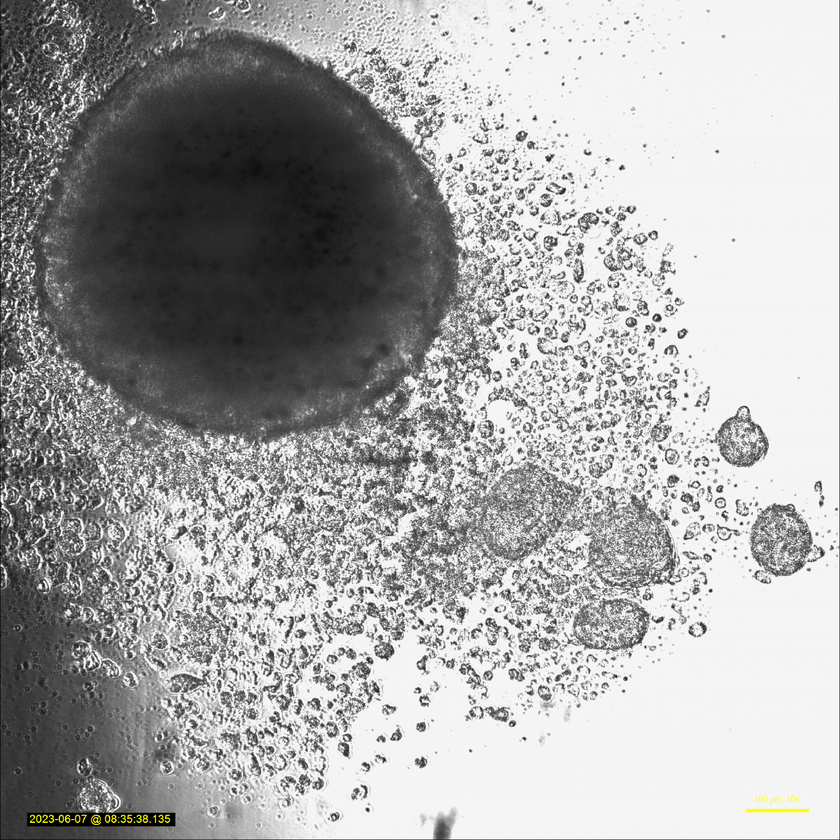
#> input picture pdf2png/E1T0-1.png, 840 x 840 px, shrunk from 3334 x 3334 before the run, found by its file name
$ jupyter execute --allow-errors testOpenCV.ipynb
#> lines starting #> are read from the running program, lines starting #| are printed output that depends on the picture; after the words box and inside, x2 and y2 are one past the last pixel; in counts of white or black regions, pixels touching at a corner belong together
[cell 1]
## OpenCV test

[cell 2]
import cv2
import numpy as np

[cell 3]
img = cv2.imread('pdf2png\E1T0-1.png')
#> img is the input picture: shape (840, 840, 3); mean B, G, R 167, 167.2, 167.2

img = cv2.cvtColor(img, cv2.COLOR_BGR2GRAY)
#> img: shape (840, 840)

ret,thresh = cv2.threshold(img,40,255,cv2.THRESH_BINARY_INV)
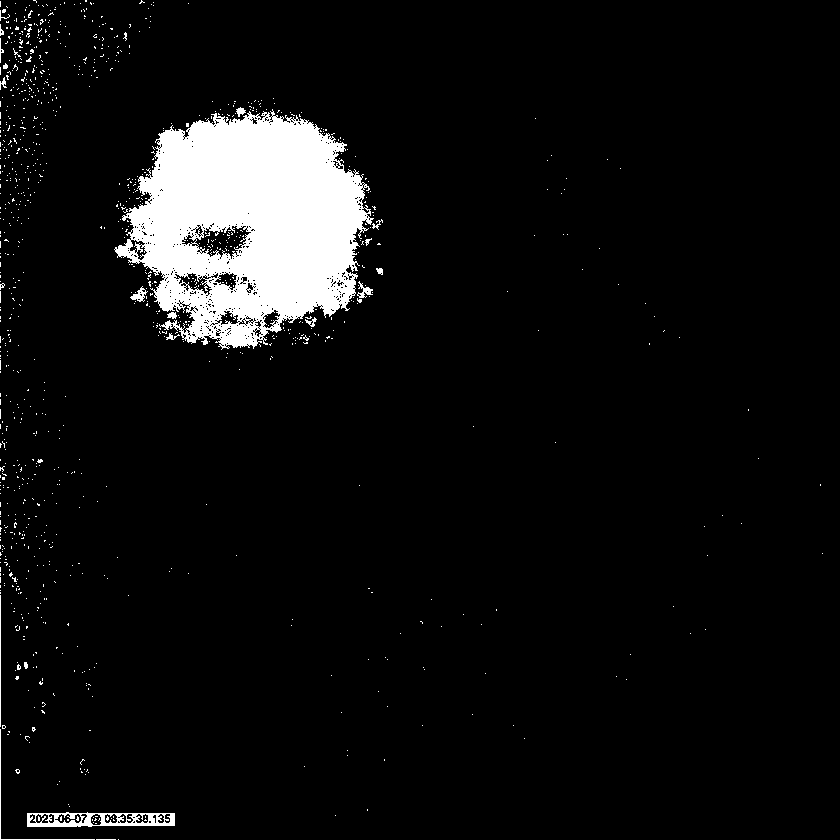
#> thresh: shape (840, 840); 6.2% white; 1054 white regions (1034 under 20 px)

img_thresh=cv2.imwrite("pdf2png/result.png", thresh)
#img_thresh =  cv2.imread('pdf2png/result.png')
cv2.imwrite("pdf2png/result.png", thresh)
#> Out = True

[cell 4]
cv2.countNonZero(thresh)
#> Out = 43984
#T0 - 740770
#T7 - 474771

[cell 5]
cv2.imshow('i',thresh)
cv2.waitKey(0)
cv2.destroyWindow('i')

[cell 6]
contours,hierarchy = cv2.findContours(thresh, cv2.RETR_TREE,cv2.CHAIN_APPROX_SIMPLE)
#> contours = 1702 contours, 1661 with area under 20; largest, box (x1, y1, x2, y2) and area: (114, 109, 374, 350) 41553, (27, 812, 175, 827) 1824, (194, 225, 252, 260) 1125, (174, 272, 213, 296) 370, (214, 272, 238, 291) 234
print("Number of objects detected:", len(contours))
#| Number of objects detected: 1702

[cell 7]
def extent(cnt):
   area = cv2.contourArea(cnt)
   x,y,w,h = cv2.boundingRect(cnt)

   rect_area = w*h
   extent = float(area)
   coord= {"x":x,"y":y,"w":w,"h":h,"area":extent}
   return coord
size = []
dict = {}
# loop over all the contours
for i, cnt in enumerate(contours):
   size.append(extent(cnt))
#> this loop made 1702 passes
#> after the loop, size = 1702 items
   #ext = round(ext, 2)

[cell 8]
size

[cell 9]
def max_area(size):
    max_area = 0
    i_max = 0
    for i in range(0,len(size)):
        max_area_comp=size[i]["area"]
        if max_area_comp > max_area:
            max_area = max_area_comp
            i_max=i
    return max_area,i_max # temos o maior retangulo
max_area(size)
#> the loop in max_area, `for i in range(0,len(size)):` made 1702 passes
#> max_area_comp on passes 4, 790: 1824.5, 41553
#> after the loop in max_area, `for i in range(0,len(size)):`: i_max = 789; max_area = 41553
#> Out = (41553, 789)

[cell 10]
#pegar as coordenadas do maior
def max_coord(m_area,size):
    x_coord=size[m_area[1]]["x"]
    y_coord = size[m_area[1]]["y"]

    return x_coord, y_coord
max_coord(max_area(size),size)
#> the loop in max_area (call 2), `for i in range(0,len(size)):` made 1702 passes
#> in max_coord, `x_coord=size[m_area[1]]["x"]`: x_coord = 114
#> in max_coord, `y_coord = size[m_area[1]]["y"]`: y_coord = 109
#> Out = (114, 109)

[cell 11]
def xy_coord(m_coord,size):
    x_coor = []
    y_coor = []
    for i in size:
        x_coor.append(i["x"]-m_coord[0])
        y_coor.append(i["y"]-m_coord[1])

    return x_coor,y_coor
x_new,y_new=xy_coord(max_coord(max_area(size),size),size)
#> in xy_coord, `x_coor = []`: x_coor = []
#> the loop in xy_coord, `for i in size:` made 1702 passes
#> i on passes 1 to 3: {'x': 118, 'y': 839, 'w': 1, 'h': 1, 'area': 0}, {'x': 96, 'y': 839, 'w': 20, 'h': 1, 'area': 0}, {'x': 335, 'y': 815, 'w': 1, 'h': 1, 'area': 0}
#> after the loop in xy_coord, `for i in size:`: x_coor = 1702 values, max 708 at index 204, min -114 at index 64, mean 48.35; y_coor = 1702 values, max 730 at index 0, min -109 at index 1699, mean 182.4
#> x_new has the same summary as x_coor in xy_coord; y_new has the same summary as y_coor in xy_coord

[cell 12]
n,i=max_area(size)
x=size[i]["x"]
y=size[i]["y"]

w=size[i]["w"]
h=size[i]["h"]
img_retangule=cv2.rectangle(img,(x,y),(x+w,y+h),(255,255,255),5)

dist = np.linalg.norm(np.array((x,y))-np.array((x+w,y+h)))
cv2.imwrite("pdf2png/result_retangule.png",img_retangule)
#> Out = True

[cell 13]
w1=round((w/2)+x)
h1=round((h/2)+y)


center_coordinates = (w1,h1)

# Radius of circle
radius = round(dist/2)

# Blue color in BGR
color = (255,0,255)

# Line thickness of 2 px
thickness = -1

# Using cv2.circle() method
# Draw a circle with blue line borders of thickness of 2 px
image_circle = cv2.circle(img, center_coordinates, radius, color, thickness)
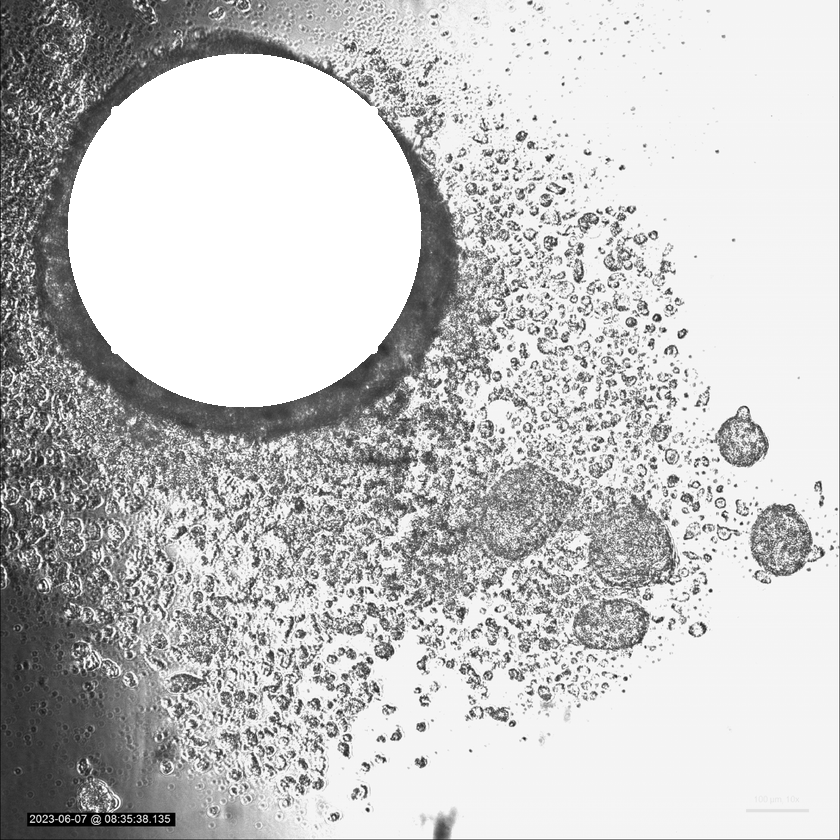
#> image_circle: shape (840, 840); min 0, max 255, mean 196.1
cv2.imwrite("pdf2png/result_circle.png",image_circle)


"""
Displaying the image

img_blank = cv2.imread('pdf2png/blank.png')
img_circle_blank_1 = cv2.circle(img_blank, center_coordinates, radius, color, thickness)
cv2.imwrite("pdf2png/result_circle_blank.png",img_circle_blank_1)
img_circle_blank = cv2.imread('pdf2png\result_circle_blank.png')
img_blank = cv2.imread('pdf2png/result_circle_blank.png')
"""

$ run again, with pdf2png/E10T0-1.png copied over pdf2png/E1T0-1.png
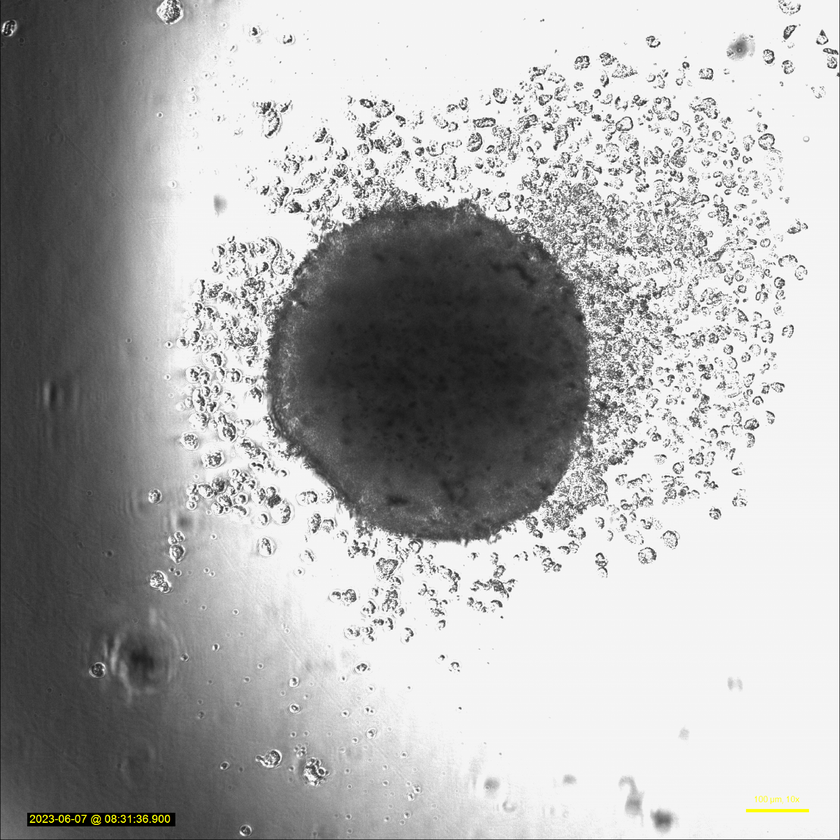
#> input picture pdf2png/E10T0-1.png, 840 x 840 px, shrunk from 3334 x 3334 before the run, found by its file name
#> img is the input picture: shape (840, 840, 3); mean B, G, R 173.6, 173.9, 173.9
#> img: shape (840, 840)
#> `ret,thresh = cv2.threshold(img,40,255,cv2.THRESH_BINARY_INV)`:
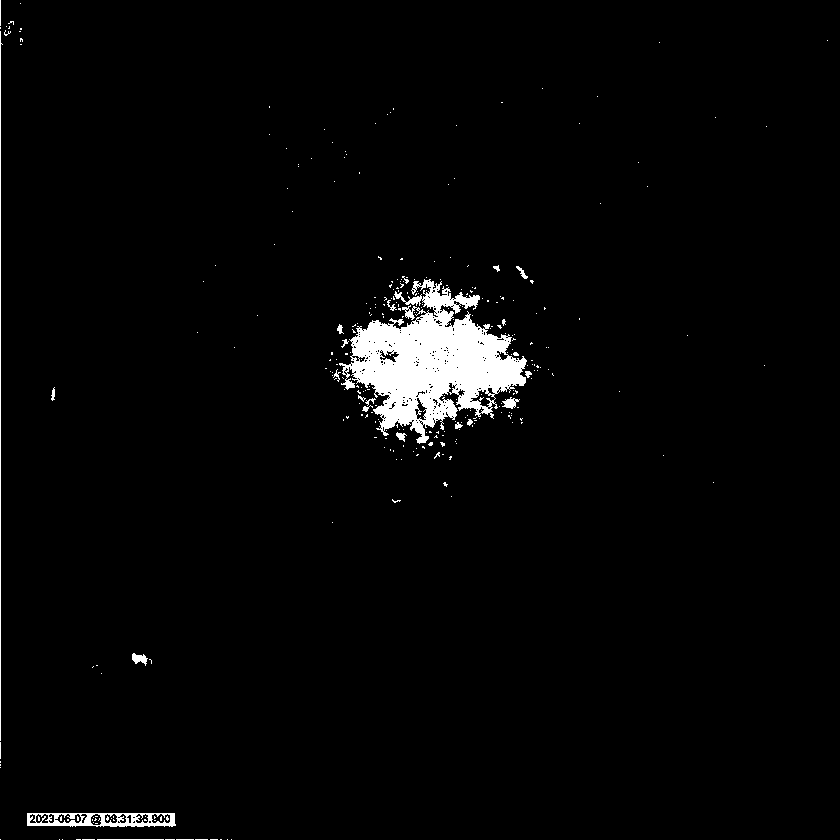
#> thresh: shape (840, 840); 2.6% white; 305 white regions (283 under 20 px)
#> `cv2.imwrite("pdf2png/result.png", thresh)`: Out = True
#> `cv2.countNonZero(thresh)`: Out = 18332
#> contours = 586 contours, 552 with area under 20; largest, box (x1, y1, x2, y2) and area: (339, 279, 527, 444) 14918, (27, 813, 176, 827) 1804, (470, 389, 496, 408) 210, (54, 813, 82, 824) 171, (151, 813, 171, 824) 155
#| Number of objects detected: 586
#> the loop `for i, cnt in enumerate(contours):` made 586 passes
#> after the loop `for i, cnt in enumerate(contours):`: size = 586 items
#> the loop in max_area, `for i in range(0,len(size)):` made 586 passes
#> max_area_comp on passes 14, 264: 1804.5, 14918.5
#> after the loop in max_area, `for i in range(0,len(size)):`: i_max = 263; max_area = 14918.5
#> `max_area(size)`: Out = (14918.5, 263)
#> the loop in max_area (call 2), `for i in range(0,len(size)):` made 586 passes
#> x_coord = 339
#> y_coord = 279
#> `max_coord(max_area(size),size)`: Out = (339, 279)
#> in xy_coord, `x_coor = []`: x_coor = []
#> the loop in xy_coord, `for i in size:` made 586 passes
#> i on passes 1 to 3: {'x': 231, 'y': 839, 'w': 1, 'h': 1, 'area': 0}, {'x': 227, 'y': 839, 'w': 1, 'h': 1, 'area': 0}, {'x': 220, 'y': 839, 'w': 2, 'h': 1, 'area': 0}
#> after the loop in xy_coord, `for i in size:`: x_coor = 586 values, max 488 at index 574, min -339 at index 12, mean 49.04; y_coor = 586 values, max 560 at index 0, min -279 at index 585, mean 108.6
#> x_new has the same summary as x_coor in xy_coord; y_new has the same summary as y_coor in xy_coord
#> `cv2.imwrite("pdf2png/result_retangule.png",img_retangule)`: Out = True
#> `image_circle = cv2.circle(img, center_coordinates, radius, color, thic..`:
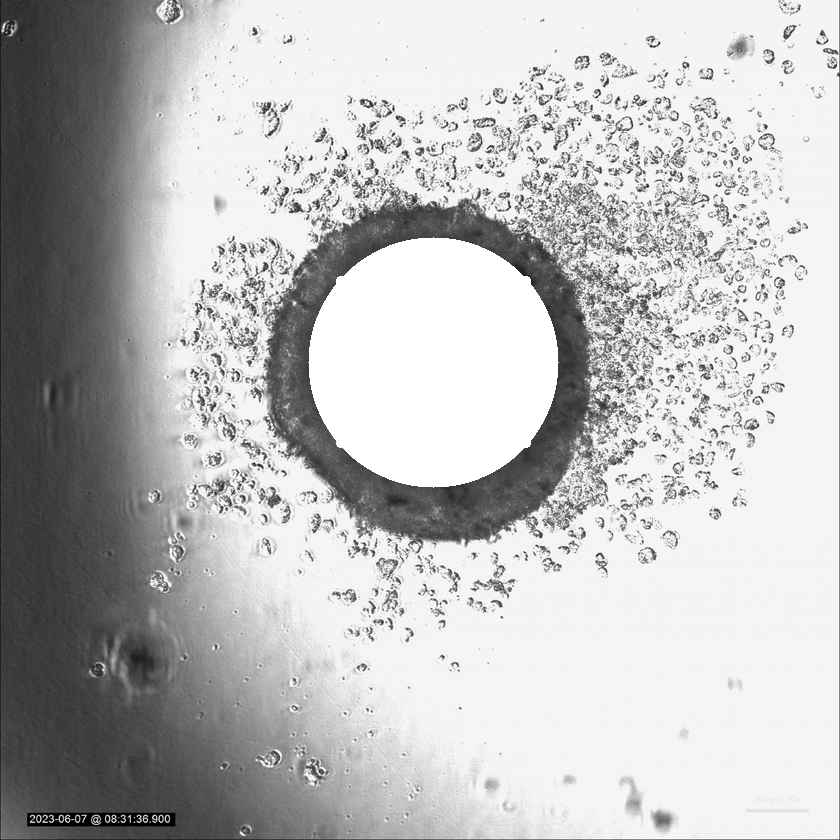
#> image_circle: shape (840, 840); min 0, max 255, mean 188.3

$ run again, with pdf2png/E10T7-1.png copied over pdf2png/E1T0-1.png
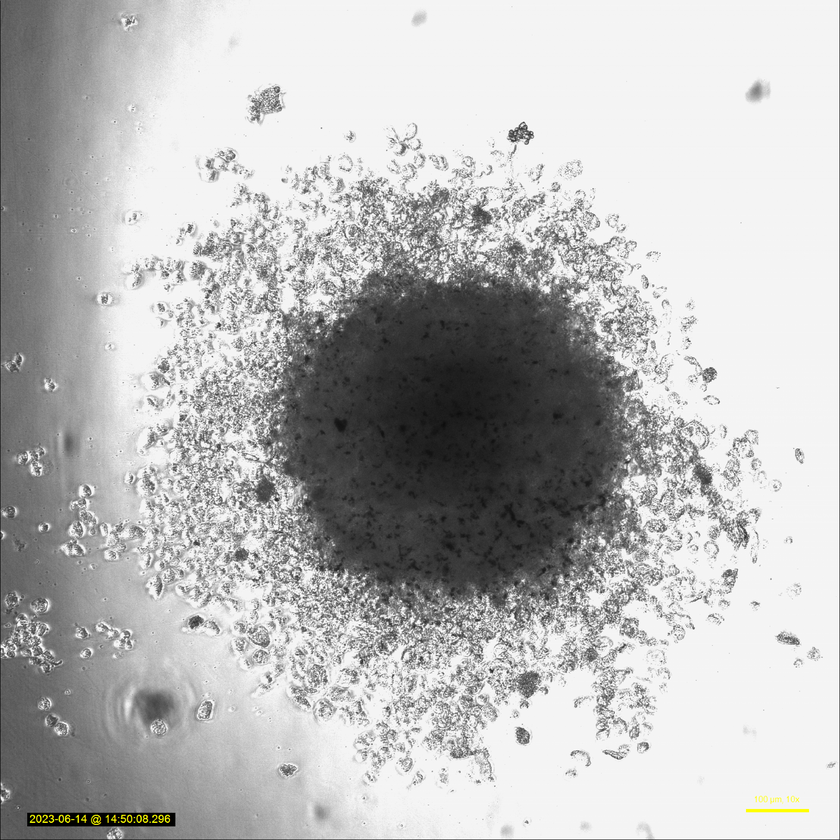
#> input picture pdf2png/E10T7-1.png, 840 x 840 px, shrunk from 3334 x 3334 before the run, found by its file name
#> img is the input picture: shape (840, 840, 3); mean B, G, R 185.3, 185.6, 185.6
#> img: shape (840, 840)
#> `ret,thresh = cv2.threshold(img,40,255,cv2.THRESH_BINARY_INV)`:
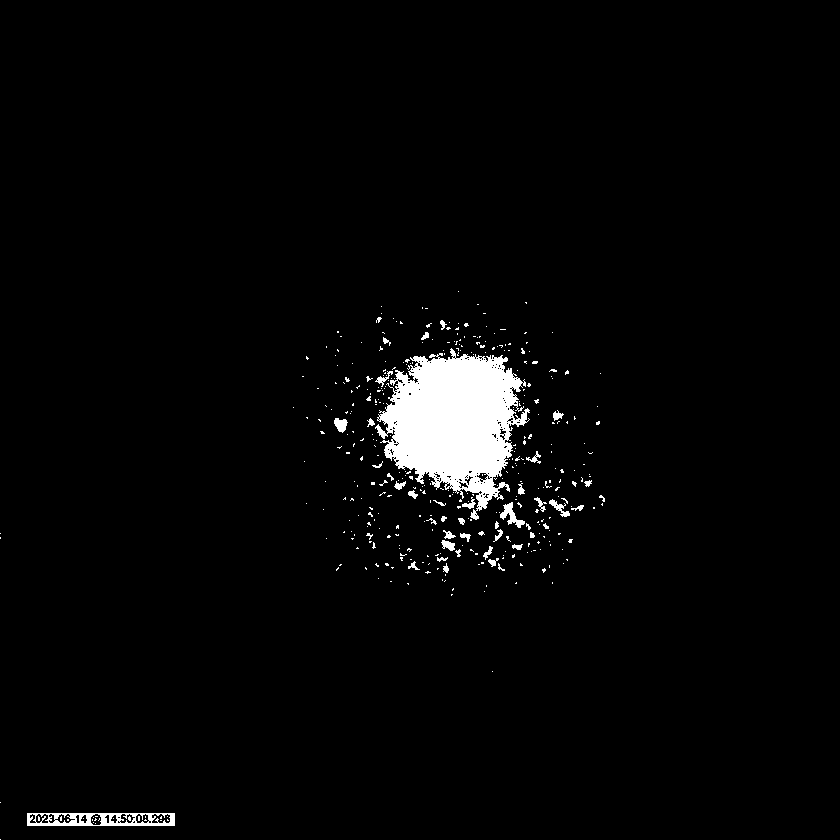
#> thresh: shape (840, 840); 2.8% white; 398 white regions (355 under 20 px)
#> `cv2.imwrite("pdf2png/result.png", thresh)`: Out = True
#> `cv2.countNonZero(thresh)`: Out = 19765
#> contours = 595 contours, 551 with area under 20; largest, box (x1, y1, x2, y2) and area: (375, 348, 530, 520) 14901, (27, 813, 175, 826) 1764, (500, 502, 525, 528) 197, (151, 813, 171, 824) 150, (54, 813, 76, 824) 117
#| Number of objects detected: 595
#> the loop `for i, cnt in enumerate(contours):` made 595 passes
#> after the loop `for i, cnt in enumerate(contours):`: size = 595 items
#> the loop in max_area, `for i in range(0,len(size)):` made 595 passes
#> max_area_comp on passes 2, 370: 1764, 14901
#> after the loop in max_area, `for i in range(0,len(size)):`: i_max = 369; max_area = 14901
#> `max_area(size)`: Out = (14901, 369)
#> the loop in max_area (call 2), `for i in range(0,len(size)):` made 595 passes
#> x_coord = 375
#> y_coord = 348
#> `max_coord(max_area(size),size)`: Out = (375, 348)
#> in xy_coord, `x_coor = []`: x_coor = []
#> the loop in xy_coord, `for i in size:` made 595 passes
#> i on passes 1 to 3: {'x': 0, 'y': 839, 'w': 1, 'h': 1, 'area': 0}, {'x': 27, 'y': 813, 'w': 148, 'h': 13, 'area': 1764}, {'x': 148, 'y': 820, 'w': 4, 'h': 4, 'area': 7}
#> after the loop in xy_coord, `for i in size:`: x_coor = 595 values, max 226 at index 164, min -375 at index 0, mean 52.9; y_coor = 595 values, max 491 at index 0, min -57 at index 594, mean 122.3
#> x_new has the same summary as x_coor in xy_coord; y_new has the same summary as y_coor in xy_coord
#> `cv2.imwrite("pdf2png/result_retangule.png",img_retangule)`: Out = True
#> `image_circle = cv2.circle(img, center_coordinates, radius, color, thic..`:
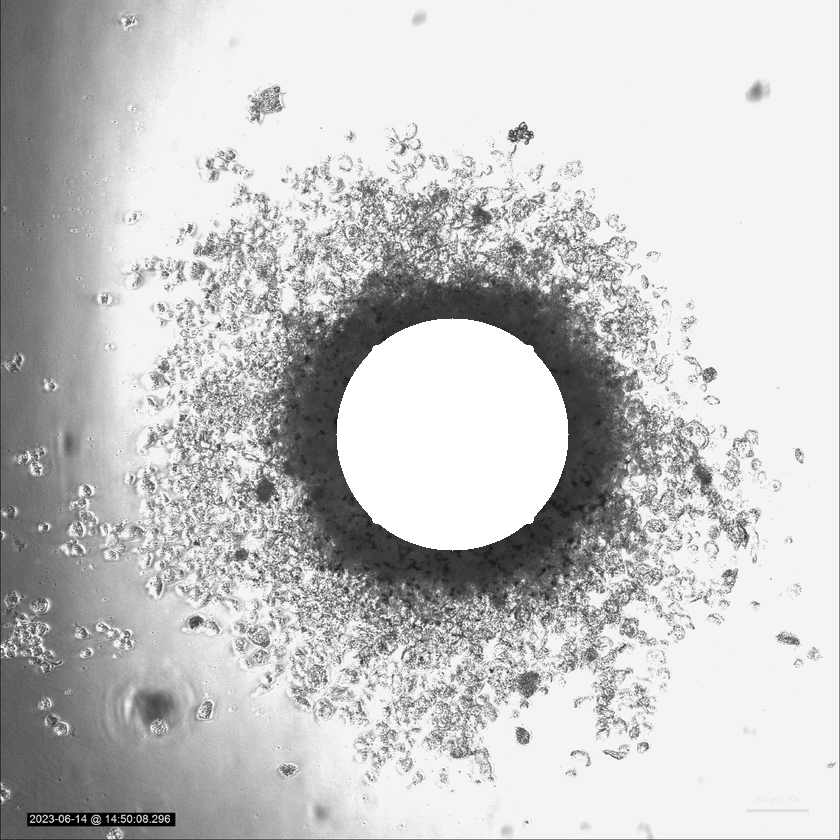
#> image_circle: shape (840, 840); min 0, max 255, mean 198.3
